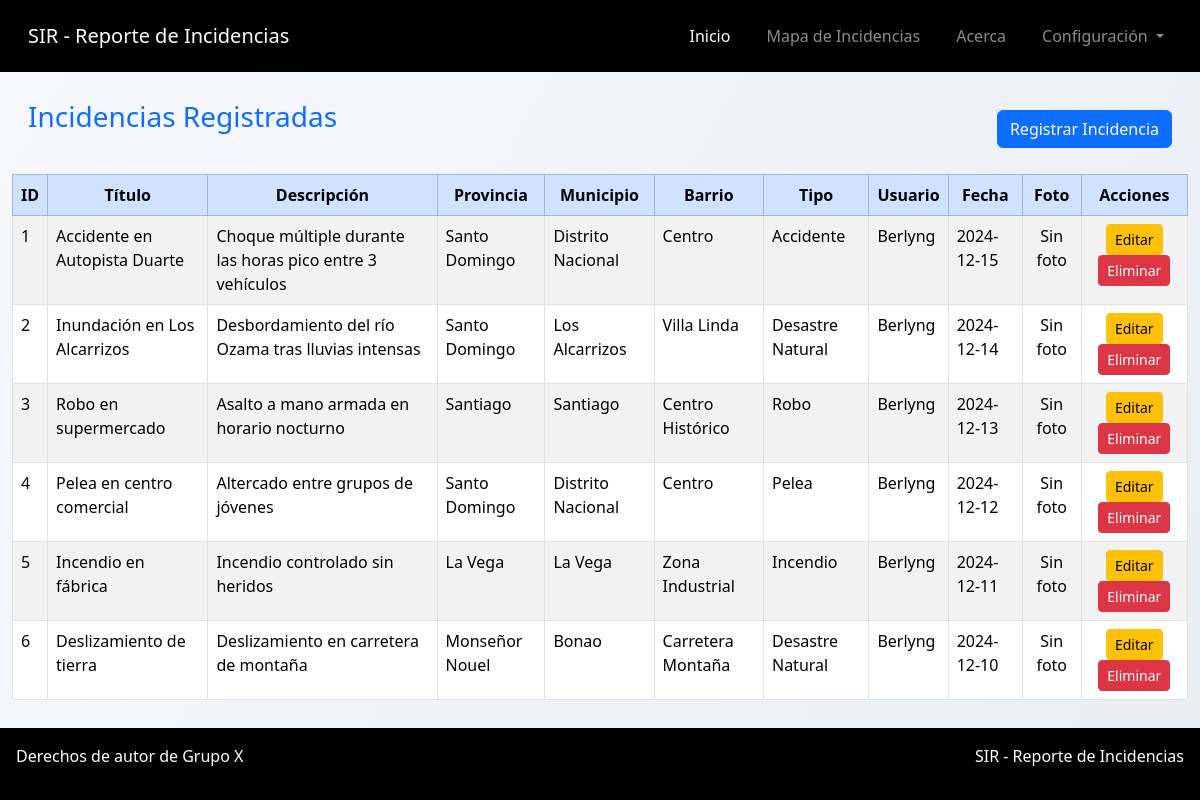
The page /incidencias/ver_incidencias.php on the database its author committed.
### tables this page shows
CREATE TABLE IF NOT EXISTS `Incidencias` (
  `id` INT NOT NULL AUTO_INCREMENT,
  `titulo` VARCHAR(255) NOT NULL,
  `descripcion` VARCHAR(255) NOT NULL,
  `fecha` DATE NOT NULL,
  `muertos` INT NULL,
  `heridos` INT NULL,
  `perdida_estimada_de_RD` DECIMAL(18,2) NULL,
  `redes_link` VARCHAR(45) NULL,
  `foto` VARCHAR(255) NULL,
  `latitud` DECIMAL(18,8) NOT NULL,
  `longitud` DECIMAL(18,8) NOT NULL,
  `provincia_id` INT NOT NULL,
  `usuario_id` INT NOT NULL,
  `tipo_id` INT NOT NULL,
  `municipio_id` INT NOT NULL,
  `barrio_id` INT NOT NULL,
  PRIMARY KEY (`id`),
  INDEX `fk_Incidencias_Provincias1_idx` (`provincia_id` ASC) VISIBLE,
  INDEX `fk_Incidencias_Usuarios1_idx` (`usuario_id` ASC) VISIBLE,
  INDEX `fk_Incidencias_Tipos_incidencias1_idx` (`tipo_id` ASC) VISIBLE,
  INDEX `fk_Incidencias_Municipios1_idx` (`municipio_id` ASC) VISIBLE,
  INDEX `fk_Incidencias_Barrio1_idx` (`barrio_id` ASC) VISIBLE,
  CONSTRAINT `fk_Incidencias_Provincias1`
    FOREIGN KEY (`provincia_id`)
    REFERENCES `Provincias` (`id`)
    ON DELETE NO ACTION
    ON UPDATE NO ACTION,
  CONSTRAINT `fk_Incidencias_Usuarios1`
    FOREIGN KEY (`usuario_id`)
    REFERENCES `Usuarios` (`id`)
    ON DELETE NO ACTION
    ON UPDATE NO ACTION,
  CONSTRAINT `fk_Incidencias_Tipos_incidencias1`
    FOREIGN KEY (`tipo_id`)
    REFERENCES `Tipos_incidencias` (`id`)
    ON DELETE NO ACTION
    ON UPDATE NO ACTION,
  CONSTRAINT `fk_Incidencias_Municipios1`
    FOREIGN KEY (`municipio_id`)
    REFERENCES `Municipios` (`id`)
    ON DELETE NO ACTION
    ON UPDATE NO ACTION,
  CONSTRAINT `fk_Incidencias_Barrio1`
    FOREIGN KEY (`barrio_id`)
    REFERENCES `Barrios` (`id`)
    ON DELETE NO ACTION
    ON UPDATE NO ACTION);

CREATE TABLE IF NOT EXISTS `Provincias` (
  `id` INT NOT NULL AUTO_INCREMENT,
  `nombre` VARCHAR(100) NULL,
  PRIMARY KEY (`id`));

CREATE TABLE IF NOT EXISTS `Municipios` (
  `id` INT NOT NULL AUTO_INCREMENT,
  `nombre` VARCHAR(100) NOT NULL,
  `provincia_id` INT NOT NULL,
  PRIMARY KEY (`id`),
  INDEX `fk_Municipios_Provincias_idx` (`provincia_id` ASC) VISIBLE,
  CONSTRAINT `fk_Municipios_Provincias`
    FOREIGN KEY (`provincia_id`)
    REFERENCES `Provincias` (`id`)
    ON DELETE NO ACTION
    ON UPDATE NO ACTION);

CREATE TABLE IF NOT EXISTS `Barrios` (
  `id` INT NOT NULL AUTO_INCREMENT,
  `nombre` VARCHAR(100) NULL,
  `municipio_id` INT NOT NULL,
  PRIMARY KEY (`id`),
  INDEX `fk_Barrio_Municipios1_idx` (`municipio_id` ASC) VISIBLE,
  CONSTRAINT `fk_Barrio_Municipios1`
    FOREIGN KEY (`municipio_id`)
    REFERENCES `Municipios` (`id`)
    ON DELETE NO ACTION
    ON UPDATE NO ACTION);

CREATE TABLE IF NOT EXISTS `Tipos_incidencias` (
  `id` INT NOT NULL,
  `nombre` VARCHAR(45) NULL,
  PRIMARY KEY (`id`));

CREATE TABLE IF NOT EXISTS `Usuarios` (
  `id` INT NOT NULL AUTO_INCREMENT,
  `email` VARCHAR(255) NOT NULL,
  `nombre` VARCHAR(45) NULL,
  `apellido` VARCHAR(45) NULL,
  `contraseña` VARCHAR(100) NULL,
  `rol` ENUM('admin', 'reportero', 'validador') NOT NULL,
  `fecha_registro` TIMESTAMP NULL DEFAULT CURRENT_TIMESTAMP,
  `proveedor_oauth` VARCHAR(50) NULL,
  `oauth_id` VARCHAR(255) NULL,
  PRIMARY KEY (`id`),
  UNIQUE INDEX `email_UNIQUE` (`email` ASC) VISIBLE);

### incidencias/ver_incidencias.php (the view, shortened to what this page needs)
<?php
include("../config/db.php");
$sql = "
 SELECT
    i.id,
    i.titulo,
    i.descripcion,
    i.fecha,
    i.muertos,
    i.heridos,
    i.perdida_estimada_de_RD,
    i.latitud,
    i.longitud,
    i.foto,
    p.nombre AS provincia,
    m.nombre AS municipio,
    b.nombre AS barrio,
    u.nombre AS usuario,
    t.nombre AS tipo_incidencia
FROM Incidencias i
INNER JOIN Provincias p ON i.provincia_id = p.id
INNER JOIN Municipios m ON i.municipio_id = m.id
INNER JOIN Barrios b ON i.barrio_id = b.id
INNER JOIN Usuarios u ON i.usuario_id = u.id
INNER JOIN Tipos_incidencias t ON i.tipo_id = t.id
ORDER BY i.fecha DESC
";
$result = $conn->query($sql);
?>
<!DOCTYPE html>
<html lang="es">
<head>
    <link href="https://cdn.jsdelivr.net/npm/bootstrap@5.3.7/dist/css/bootstrap.min.css" rel="stylesheet">
    <link rel="stylesheet" href="../public/css/styles.css">
</head>
<body>
    <?php include('../public/Components/navbar.php'); ?>
    <div class="container-fluid">
        <div class="p-2 m-2 d-flex justify-content-between align-items-center">
            <h2 class="text-primary">Incidencias Registradas</h2>
            <a class="btn btn-primary" href="./registro_incidencia.php">Registrar Incidencia</a>
        </div>
        <table class="table table-bordered table-striped">
            <thead class="table-primary text-center">
                <tr>
                    <th>ID</th>
                    <th>Título</th>
                    <th>Descripción</th>
                    <th>Provincia</th>
                    <th>Municipio</th>
                    <th>Barrio</th>
                    <th>Tipo</th>
                    <th>Usuario</th>
                    <th>Fecha</th>
                    <th>Foto</th>
                    <th>Acciones</th>
                </tr>
            </thead>
            <tbody>
                <?php while ($row = $result->fetch(PDO::FETCH_ASSOC)): ?>
                    <tr>
                        <td><?= htmlspecialchars($row['id']) ?></td>
                        <td><?= htmlspecialchars($row['titulo']) ?></td>
                        <td><?= htmlspecialchars($row['descripcion']) ?></td>
                        <td><?= htmlspecialchars($row['provincia']) ?></td>
                        <td><?= htmlspecialchars($row['municipio']) ?></td>
                        <td><?= htmlspecialchars($row['barrio']) ?></td>
                        <td><?= htmlspecialchars($row['tipo_incidencia']) ?></td>
                        <td><?= htmlspecialchars($row['usuario']) ?></td>
                        <td><?= htmlspecialchars($row['fecha']) ?></td>
                        <td class="text-center">
                            <?php if (!empty($row['foto'])): ?>
                                <img src="<?= htmlspecialchars($row['foto']) ?>" alt="Foto">
                            <?php else: ?>
                                Sin foto
                            <?php endif; ?>
                        </td>
                        <td class="text-center">
                            <a href="editar_incidencia.php?id=<?= $row['id'] ?>" class="btn btn-warning btn-sm">Editar</a>
                            <a href="eliminar_incidencia.php?id=<?= $row['id'] ?>"
                               class="btn btn-danger btn-sm"
                               onclick="return confirm('¿Seguro que deseas eliminar esta incidencia?');">
                                Eliminar
                            </a>
                        </td>
                    </tr>
                <?php endwhile; ?>
            </tbody>
        </table>
    </div>
    <?php include('../public/Components/footer.php'); ?>
</body>
</html>

### public/Components/navbar.php (shortened to what this page needs)
<?php
$base_url= 'localhost/proyecto_finl_web';
?>
<nav class="navbar navbar-expand-lg navbar-dark bg-black mb-2 p-3">
    <div class="container-fluid">
        <a class="navbar-brand" href="../Views/dashboard.php">SIR - Reporte de Incidencias</a>
        <div class="collapse navbar-collapse" id="navbarNav">
            <ul class="navbar-nav ms-auto">
                <li class="nav-item"><a class="nav-link active" href="<?php echo $base_url ?>/Views/dashboard.php">Inicio</a></li>
                <li class="nav-item"><a class="nav-link" href="../Views/Mapa/mapa.php">Mapa de Incidencias</a></li>
                <li class="nav-item"><a class="nav-link" href="?vista=Acerca">Acerca</a></li>
                <li class="nav-item dropdown">
                    <a class="nav-link dropdown-toggle" href="#" role="button" data-bs-toggle="dropdown" aria-expanded="false">
                        Configuración
                    </a>
                </li>
            </ul>
        </div>
    </div>
</nav>

### public/Components/footer.php
<footer class="bg-black d-flex justify-content-between mt-2 p-3">
  <p class="text-white">Derechos de autor de Grupo X</p>
  <p class="text-white">SIR - Reporte de Incidencias </p>
</footer>

### public/css/styles.css (style rules this page uses)
body { height: 100vh; display: flex; flex-direction: column; justify-content: space-between; font-family: "Segoe UI", Tahoma, Geneva, Verdana, sans-serif; background: linear-gradient(120deg, #f6f8fc, #e9eef5); }
h2 { text-align: center; margin-bottom: 25px; color: #333; font-size: 28px; }
body, html { margin: 0; padding: 0; font-family: "Segoe UI", Tahoma, Geneva, Verdana, sans-serif; background-color: #f4f6f9; }
h1, h2 { color: #333; }
a { text-decoration: none; color: #007bff; }
nav { background-color: #343a40; padding: 15px; }
nav ul { list-style: none; display: flex; gap: 20px; margin: 0; }
nav ul li a { color: #fff; font-weight: bold; }

### rows shown on the page
incidencias: id "1", titulo "Accidente en Autopista Duarte", descripcion "Choque múltiple durante las horas pico entre 3 vehículos", provincia.nombre "Santo Domingo", municipio.nombre "Distrito Nacional", barrio.nombre "Centro", tipo.nombre "Accidente", usuario.nombre "Berlyng", fecha "2024-12-15", shows "Sin foto"
incidencias: id "2", titulo "Inundación en Los Alcarrizos", descripcion "Desbordamiento del río Ozama tras lluvias intensas", provincia.nombre "Santo Domingo", municipio.nombre "Los Alcarrizos", barrio.nombre "Villa Linda", tipo.nombre "Desastre Natural", usuario.nombre "Berlyng", fecha "2024-12-14", shows "Sin foto"
incidencias: id "3", titulo "Robo en supermercado", descripcion "Asalto a mano armada en horario nocturno", provincia.nombre "Santiago", municipio.nombre "Santiago", barrio.nombre "Centro Histórico", tipo.nombre "Robo", usuario.nombre "Berlyng", fecha "2024-12-13", shows "Sin foto"
incidencias: id "4", titulo "Pelea en centro comercial", descripcion "Altercado entre grupos de jóvenes", provincia.nombre "Santo Domingo", municipio.nombre "Distrito Nacional", barrio.nombre "Centro", tipo.nombre "Pelea", usuario.nombre "Berlyng", fecha "2024-12-12", shows "Sin foto"
incidencias: id "5", titulo "Incendio en fábrica", descripcion "Incendio controlado sin heridos", provincia.nombre "La Vega", municipio.nombre "La Vega", barrio.nombre "Zona Industrial", tipo.nombre "Incendio", usuario.nombre "Berlyng", fecha "2024-12-11", shows "Sin foto"
incidencias: id "6", titulo "Deslizamiento de tierra", descripcion "Deslizamiento en carretera de montaña", provincia.nombre "Monseñor Nouel", municipio.nombre "Bonao", barrio.nombre "Carretera Montaña", tipo.nombre "Desastre Natural", usuario.nombre "Berlyng", fecha "2024-12-10", shows "Sin foto"
